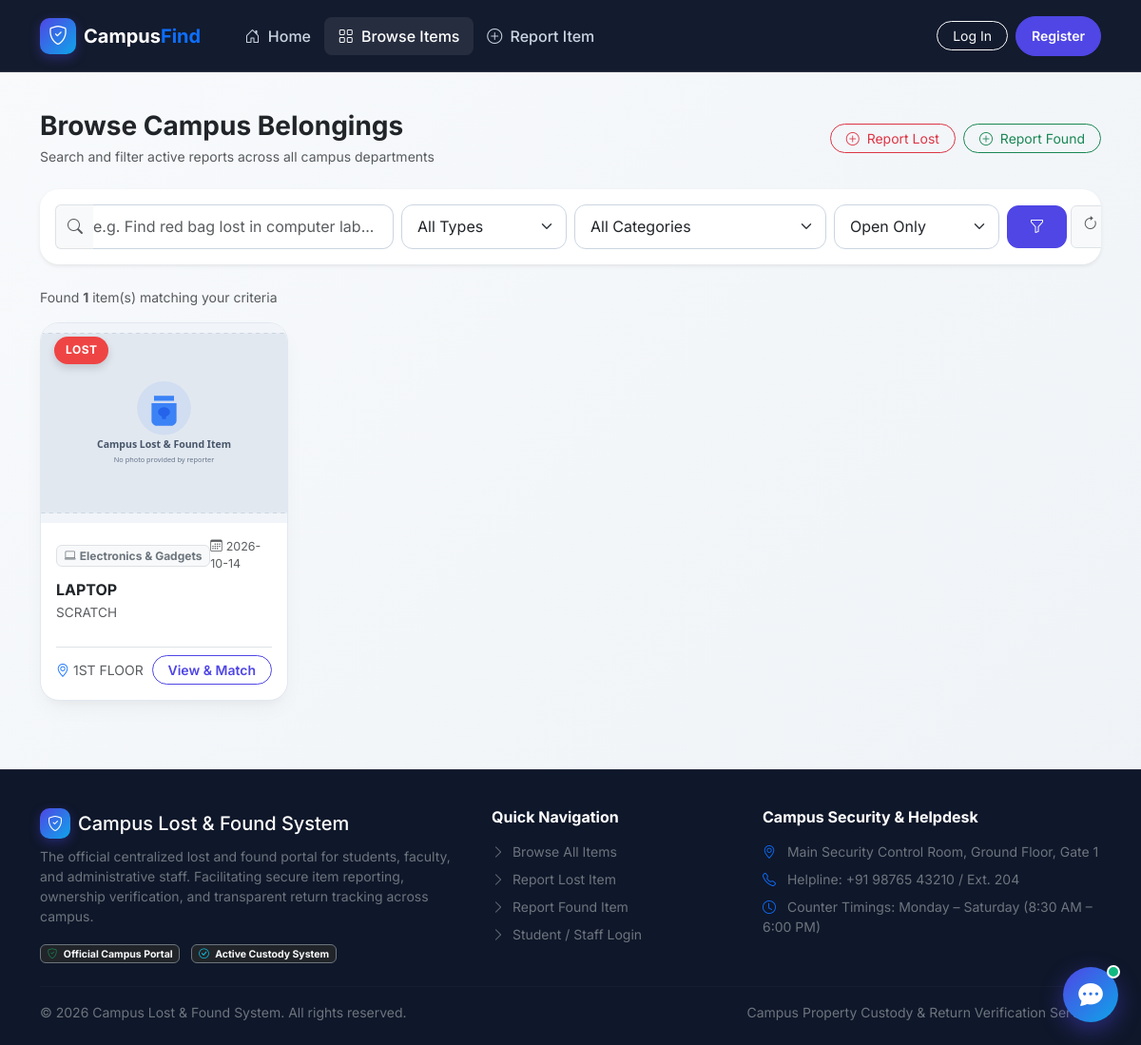
Screenshot of /browse with the database file from the repository.
### tables this page shows
CREATE TABLE items (
                id INTEGER PRIMARY KEY AUTOINCREMENT,
                user_id INTEGER NOT NULL,
                item_type TEXT NOT NULL,
                title TEXT NOT NULL,
                category_id INTEGER NOT NULL,
                description TEXT NOT NULL,
                location TEXT NOT NULL,
                event_date DATE NOT NULL,
                primary_color TEXT DEFAULT 'Unknown',
                brand TEXT DEFAULT 'Unknown',
                image_filename TEXT DEFAULT 'default_item.png',
                storage_location TEXT DEFAULT NULL,
                status TEXT DEFAULT 'open',
                is_resolved INTEGER DEFAULT 0,
                created_at TIMESTAMP DEFAULT CURRENT_TIMESTAMP,
                updated_at TIMESTAMP DEFAULT CURRENT_TIMESTAMP, secret_details TEXT DEFAULT NULL,
                FOREIGN KEY (user_id) REFERENCES users(id) ON DELETE CASCADE,
                FOREIGN KEY (category_id) REFERENCES categories(id)
            );

CREATE TABLE categories (
                id INTEGER PRIMARY KEY AUTOINCREMENT,
                name TEXT NOT NULL UNIQUE,
                icon TEXT DEFAULT 'bi-box-seam',
                description TEXT
            );

### app.py (the view, shortened to what this page needs)
@app.route('/browse')
def browse():
    item_type = request.args.get('type')
    category_id = request.args.get('category')
    status = request.args.get('status', 'open') if not request.args.get('all_status') else None
    search_query = (request.args.get('q') or '').strip()
    categories = db.get_categories()
    parsed_nl = None
    nl_applied = False
    query_param = None
    if search_query:
        if nl_applied and parsed_nl and parsed_nl.get('clean_query'):
            query_param = parsed_nl['clean_query']
        else:
            query_param = search_query
    items = db.get_items(
        item_type=item_type if item_type in ('lost', 'found') else None,
        category_id=int(category_id) if category_id and str(category_id).isdigit() else None,
        status=status,
        search_query=query_param,
        limit=60
    )
    return render_template(
        'browse.html',
        items=items,
        categories=categories,
        current_type=item_type or '',
        current_category=int(category_id) if category_id and str(category_id).isdigit() else '',
        current_status=status or '',
        search_query=search_query,
        parsed_nl=parsed_nl,
        nl_applied=nl_applied
    )

### app.py (called while the page is built)
@app.context_processor
def inject_global_data():
    current_user = None
    unread_notifs = 0
    if 'user_id' in session:
        current_user = db.get_user_by_id(session['user_id'])
        if current_user:
            unread_notifs = db.get_unread_count(session['user_id'])
    return {
        'current_user': current_user,
        'unread_count': unread_notifs,
        'db_engine': db.get_engine_name(),
        'now_year': datetime.now().year
    }

### database.py (called while the page is built, shortened)
def get_db_connection():
    global _ACTIVE_ENGINE
    if _ACTIVE_ENGINE == 'sqlite':
        conn = sqlite3.connect(Config.SQLITE_PATH)
        conn.row_factory = sqlite3.Row
        return conn, 'sqlite'

def get_engine_name():
    global _ACTIVE_ENGINE
    if _ACTIVE_ENGINE is None:
        try:
            _, engine = get_db_connection()
            return 'MySQL' if engine == 'mysql' else 'SQLite'
        except Exception:
            return 'SQLite'
    return 'MySQL' if _ACTIVE_ENGINE == 'mysql' else 'SQLite'

def get_categories():
    return execute_query("SELECT * FROM categories ORDER BY name ASC", fetchall=True)['data']

### templates/browse.html (shortened to what this page needs)
{% extends "base.html" %}
{% block content %}
<div class="container py-4">
    <div class="d-flex flex-column flex-md-row justify-content-between align-items-md-center gap-2 mb-4">
        <div>
            <h3 class="fw-bold text-dark mb-1">Browse Campus Belongings</h3>
            <p class="text-muted small mb-0">Search and filter active reports across all campus departments</p>
        </div>
        <div class="d-flex gap-2">
            <a href="{{ url_for('report_item', type='lost') }}" class="btn btn-outline-danger btn-sm rounded-pill px-3">
                <i class="bi bi-plus-circle me-1"></i> Report Lost
            </a>
            <a href="{{ url_for('report_item', type='found') }}" class="btn btn-outline-success btn-sm rounded-pill px-3">
                <i class="bi bi-plus-circle me-1"></i> Report Found
            </a>
        </div>
    </div>
    <div class="card card-custom p-3 mb-4 bg-white border-0 shadow-sm">
        <form method="GET" action="{{ url_for('browse') }}" class="row g-2 align-items-center">
            <div class="col-lg-4 col-md-6">
                <div class="input-group">
                    <span class="input-group-text bg-light text-muted border-end-0"><i class="bi bi-search"></i></span>
                    <input type="text" name="q" class="form-control border-start-0 ps-0" placeholder="e.g. Find red bag lost in computer lab..." value="{{ search_query }}">
                </div>
            </div>
            <div class="col-lg-2 col-6">
                <select name="type" class="form-select">
                    <option value="">All Types</option>
                </select>
            </div>
            <div class="col-lg-3 col-6">
                <select name="category" class="form-select">
                    <option value="">All Categories</option>
                </select>
            </div>
            <div class="col-lg-2 col-6">
                <select name="status" class="form-select">
                    <option value="open" {% if current_status == 'open' %}selected{% endif %}>Open Only</option>
                </select>
            </div>
            <div class="col-lg-1 col-6 d-flex gap-1">
                <button type="submit" class="btn btn-primary w-100" title="Apply Filters"><i class="bi bi-funnel"></i></button>
                <a href="{{ url_for('browse') }}" class="btn btn-light border text-muted" title="Reset Filters"><i class="bi bi-arrow-clockwise"></i></a>
            </div>
        </form>
    </div>
    <div class="d-flex justify-content-between align-items-center mb-3">
        <span class="text-muted small">
            Found <strong>{{ items|length }}</strong> item(s) matching your criteria
        </span>
    </div>
    {% if items %}
    <div class="row row-cols-1 row-cols-sm-2 row-cols-md-3 row-cols-lg-4 g-4">
        {% for item in items %}
        <div class="col">
            <div class="card card-custom h-100 d-flex flex-column">
                <div class="item-card-img-wrapper">
                    {% if item.item_type == 'lost' %}
                        <span class="item-badge-floating badge-lost">Lost</span>
                    {% else %}
                        <span class="item-badge-floating badge-found">Found</span>
                    {% endif %}
                    <img src="{{ url_for('static', filename='uploads/' + item.image_filename) }}"
                         alt="{{ item.title }}"
                         class="item-card-img"
                         onerror="this.src='{{ url_for('static', filename='uploads/default_item.svg') }}'">
                </div>
                <div class="card-body p-3 d-flex flex-column flex-grow-1">
                    <div class="d-flex justify-content-between align-items-center mb-2">
                        <span class="badge bg-light text-secondary border small">
                            <i class="bi {{ item.category_icon }} me-1"></i>{{ item.category_name }}
                        </span>
                        <small class="text-muted" style="font-size: 0.78rem;">
                            <i class="bi bi-calendar3 me-1"></i>{{ item.event_date }}
                        </small>
                    </div>
                    <h6 class="fw-bold text-dark mb-1 text-truncate" title="{{ item.title }}">{{ item.title }}</h6>
                    <p class="text-muted small mb-2" style="font-size: 0.85rem; height: 38px; overflow:hidden;">
                        {{ item.description }}
                    </p>
                    <div class="mt-auto pt-2 border-top">
                        <div class="d-flex align-items-center justify-content-between">
                            <small class="text-muted text-truncate" style="max-width: 60%;" title="{{ item.location }}">
                                <i class="bi bi-geo-alt me-1 text-primary"></i>{{ item.location }}
                            </small>
                            <a href="{{ url_for('item_detail', item_id=item.id) }}" class="btn btn-sm btn-outline-primary rounded-pill px-3 py-1">
                                View &amp; Match
                            </a>
                        </div>
                    </div>
                </div>
            </div>
        </div>
        {% endfor %}
    </div>
    {% endif %}
</div>
{% endblock %}

### static/css/style.css (style rules this page uses)
:root { --primary: #4f46e5; --primary-hover: #4338ca; --secondary: #0ea5e9; --success: #10b981; --warning: #f59e0b; --danger: #ef4444; --dark: #0f172a; --dark-surface: #1e293b; --light-surface: #ffffff; --bg-gradient: linear-gradient(135deg, #f8fafc 0%, #eef2f6 100%); --border-color: #e2e8f0; --text-muted: #64748b; --card-shadow: 0 10px 25px -5px rgba(0, 0, 0, 0.05), 0 8px 10px -6px rgba(0, 0, 0, 0.03); --card-hover-shadow: 0 20px 30px -10px rgba(79, 70, 229, 0.15), 0 10px 15px -3px rgba(0, 0, 0, 0.05); }
body { font-family: 'Inter', -apple-system, BlinkMacSystemFont, "Segoe UI", Roboto, "Helvetica Neue", Arial, sans-serif; background: var(--bg-gradient); color: #1e293b; min-height: 100vh; display: flex; flex-direction: column; }
.card-custom { background: var(--light-surface); border: 1px solid var(--border-color); border-radius: 1.25rem; box-shadow: var(--card-shadow); transition: transform 0.25s ease, box-shadow 0.25s ease; overflow: hidden; }
.item-card-img-wrapper { position: relative; height: 210px; background: #f1f5f9; overflow: hidden; }
.item-card-img { width: 100%; height: 100%; object-fit: cover; transition: transform 0.4s ease; }
.item-badge-floating { position: absolute; top: 14px; left: 14px; z-index: 2; font-size: 0.75rem; font-weight: 700; letter-spacing: 0.5px; padding: 0.35rem 0.75rem; border-radius: 50rem; text-transform: uppercase; box-shadow: 0 4px 8px rgba(0, 0, 0, 0.15); }
.badge-lost { background-color: #ef4444; color: white; }
.btn-primary { background: var(--primary); border-color: var(--primary); font-weight: 600; padding: 0.6rem 1.4rem; border-radius: 0.75rem; transition: all 0.2s ease; }
.btn-outline-primary { color: var(--primary); border-color: var(--primary); font-weight: 600; border-radius: 0.75rem; }
.form-control, .form-select { border-radius: 0.75rem; border: 1px solid #cbd5e1; padding: 0.65rem 1rem; transition: all 0.2s ease; }

### rows the page displays
items: item_type "LOST", image_filename (placeholder picture), category_name "Electronics & Gadgets", event_date "2026-10-14", title "LAPTOP", description "SCRATCH", location "1ST FLOOR"

### other values shown
{{ items|length }} "1"
